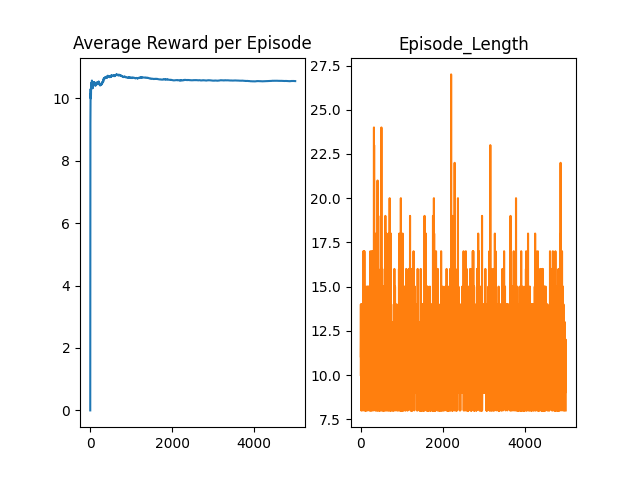

The script that drew this image:
#This Python file aims at implementing a the REINFORCE Policy Gradient Approach to solve the CartPole-v0 task of the OpenAI Gym Environment

#Importing all the necessary frameworks
import numpy as np
import tensorflow as tf
import keras
from keras.layers import Input, Dense
from keras.models import Model
import keras.backend as k
from keras.optimizers import Adam
import matplotlib.pyplot as plt
import random
import gym

#A function to keep track of average rewards
def running_reward_avg(rewards):
	output=[]
	for i in range(len(rewards)):
		output.append(sum(rewards[:i])/(i+1))
	return output

#Initializing the Agent class which controls the agents behaviour/improvement in the environment
class Agent(object):


	def __init__(self,env,gamma=0.98,alpha=0.01):

		self.env=env 											#The OpenAI Gym Environment
		self.state_size=self.env.observation_space.shape[0]		#Number of features describing each state in the environment
		self.action_size=self.env.action_space.n				#Number of features describing each action in the environment
		self.gamma=gamma										#Discount factor for future rewards
		self.alpha=alpha										#Learning rate during training
		self.n_hl1=32											#Number of units in the first hidden layer of the network
		self.n_hl2=32											#Number of units in the second hidden layer of the network
		self.network1,self.network2=self.build_network()		#Building the network that takes states as inputs, and stochastic probabilities as output
		self.reward_history=[]									#Reward history to keep track of rewards per episode
		self.episode_lengths=[]									#To keep track of the length of each episode


	#A function to initialise/construct the neural network to calcuate stochastic action probabilities
	def build_network(self):

		inputs=Input(shape=[self.state_size])
		reward=Input(shape=[1])
		X=Dense(self.n_hl1, activation='relu')(inputs)
		X=Dense(self.n_hl2, activation='relu')(X)
		outputs=Dense(self.action_size, activation='softmax')(X)
		model1=Model(inputs=[inputs,reward],outputs=outputs)

		def custom_loss(y_pred,y_true):
			probs=k.clip(y_pred,1e-10,1-1e-10)
			return -k.mean(k.log(probs)*y_true)*reward

		model1.compile(optimizer=Adam(learning_rate=self.alpha),loss=custom_loss)

		model2=Model(inputs=inputs,outputs=outputs)

		return model1,model2


	#A function to calculate the discounted return for a particular timestep in an episode
	def discounted_returns(self,rewards):

		discounted_returns=np.zeros((len(rewards)))
		current_return=0
		for t in reversed(range(len(rewards))):
			current_return=rewards[t]+self.gamma*current_return
			discounted_returns[t]=current_return
		return discounted_returns


	##Choosing a greedy action most of the times (sometimes, a random action to promote exploration)
	def choose_action(self,state,epsilon=0.2):

		policy_output=self.network2.predict(state.reshape([1,self.state_size]))
		if np.random.rand(1)>epsilon:
			return np.argmax(policy_output[0])
		else:
			return np.random.randint(self.action_size)


	#Updating/Fitting the agent's network (at the end of every episode)
	def update_network(self,episode):

		states=[]
		actions=[]
		rewards=[]
		for i in range(len(episode)):
			states.append(episode[i][0])
			actions.append(episode[i][1])
			rewards.append(episode[i][2])
		states=np.array(states)
		actions=np.eye(self.action_size)[np.array(actions)]
		returns=self.discounted_returns(rewards)
		self.network1.fit([states,returns],actions)


	#A function to generate an episode
	def generate_episode(self):

		#A buffer to store information about each timestep of the episode
		episode=[]
		#Maintainging the reward buffer, and initialising the step count
		reward_buffer=0
		j=0
		#Resetting the starting state of the episode
		state_now=self.env.reset()
		while j<1000:
			#Choosing the greedy action, claiming the reward, and proceeding to the bext state
			action=self.choose_action(state_now)
			state_next,reward,done,_=self.env.step(action)
			episode.append([state_now,action,reward])
			#Updating the reward buffer
			reward_buffer+=reward
			j+=1
			#If the episode is done, return the episode buffer, else go to the nect timestep
			if done==True:
				self.reward_history.append(reward_buffer)
				self.episode_lengths.append(j)
				return episode
			else:
				state_now=state_next


	#Training the agent over a number of episodes
	def train(self,num_episodes=5000):

		#Iterating over episodes
		for i in range(num_episodes):
			#Generating an episode
			episode=self.generate_episode()
			#Updating the network using REINFORCE algorithm, after discounting the rewards
			agent.update_network(episode)
			#Keeping track of progress of successsive episodes (legth of episode, and average reward)
			if (i+1)%100==0:
				print("Length of Episode {} : {}".format(i+1,self.episode_lengths[i]))
				print("Total reward claimed by the agent in episode {} : {}".format(i+1,self.reward_history[i]))


#Creating an environment, and an agent
env=gym.make("CartPole-v1")

agent=Agent(env)

#Training the agent using REINFORCE Algorithm of Policy Gradient Methods with the above mentioned parameters
agent.train()

#Plotting the results
fig, axs = plt.subplots(1,2)
axs[0].plot(running_reward_avg(agent.reward_history))
axs[0].set_title('Average Reward per Episode')
axs[1].plot(agent.episode_lengths, 'tab:orange')
axs[1].set_title('Episode_Length')

plt.show()
